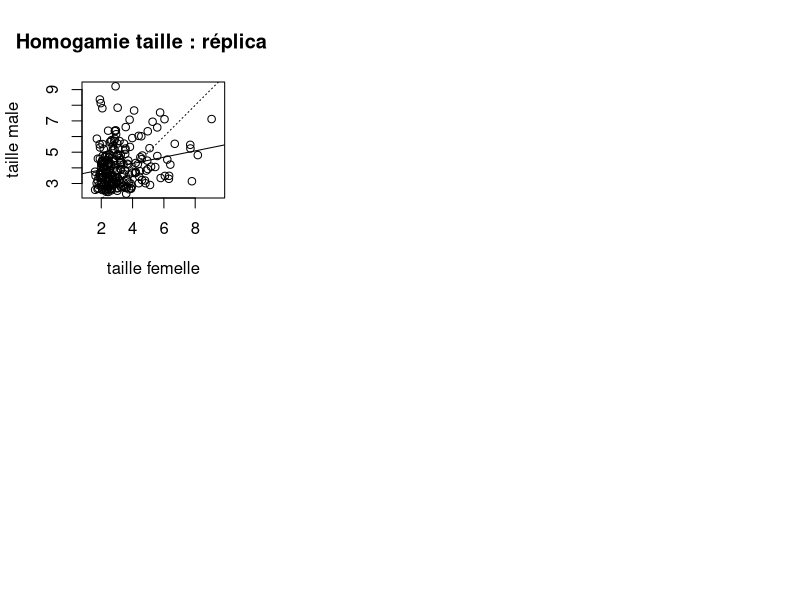

Write the R code that produced this figure. (Note: this script raises an error after producing the figure.)
rm(list=ls())

debut <- Sys.time()

tps_max <- 1200
repetition <- 1

nb_receptive_moy <- numeric(tps_max)
nb_fem_libre_moy <- numeric(tps_max)
nb_couples_moy <- numeric(tps_max)
nb_repro_moy <- numeric(tps_max)
coeff_pearson_moy <- numeric(tps_max)

for (iteration in 1:repetition){

	temps <- numeric(tps_max)
	nb_ind_en_mue <- numeric(tps_max)
	nb_fem_libre <- numeric(tps_max)
	nb_mal_dispo <- numeric(tps_max)
	nb_couples <- numeric(tps_max)
	nb_repro <- numeric(tps_max)
	nb_fem_receptive <- numeric(tps_max)
	coeff_pearson <- numeric(tps_max)
	nm <- 500
	nf <- 500
	taille_moy_fem <- numeric(nf)
taille_moy_mal <- numeric(nm)
	txmort_male <- 0.005
	txmort_femelle <- 0.005
	instant <- 1
	screeninstant <- 1

	split.screen(c(2,3))

	###################
	#TRAME DISTRIBUTION
	###################

	# Femelles :

	no <- c(1:nf)
	taille <- rnorm(nf,2,0.2)
	max_dist_mue <- ceiling((6.75+14.83*taille))
	dist_mue <- ceiling(runif(nf, min=0, max=max_dist_mue))
	no_male <- numeric(nf)
	date_receptivite <- floor(max_dist_mue/2)
	age <- 0
	nb_mue <- 0

	taille_male <- numeric(nf)
	dist_mue_male <- numeric(nf)
	femelle <- data.frame(no, taille, dist_mue, date_receptivite, age, nb_mue, no_male, taille_male, dist_mue_male)
	# windows()
	# hist(femelle$dist_mue[femelle$dist_mue <= femelle$date_receptivite])

	# Males :

	no <- c(1:nm)
	taille <- rnorm(nm,2.75,0.2)
	max_dist_mue <- (6.75+14.83*taille)  
	dist_mue <- ceiling(runif(nm, min=0, max=max_dist_mue))  
	age <- 0
	nb_mue <- 0
	no_femelle <- numeric(nm)
	taille_femelle <- numeric(nm)
	dist_mue_femelle <- numeric(nm)
	male <- data.frame(no, taille, dist_mue, age, nb_mue, no_femelle, taille_femelle, dist_mue_femelle)
	# windows()
	# hist(male$dist_mue - femelle$dist_mue)
	# x <- male$dist_mue - femelle$dist_mue
	# length(x[x >= 0])
	
	
	# no_male_selec <- sample(male$no,nf)
	# femelle$no_male <- no_male_selec
	# male$no_femelle[no_male_selec] <- femelle$no

	# femelle$taille_male <- male$taille[no_male_selec]
	# femelle$dist_mue_male <- male$dist_mue[no_male_selec]

	# male$taille_femelle[no_male_selec] <- femelle$taille
	# male$dist_mue_femelle[no_male_selec] <- femelle$dist_mue
	
	
	# windows()
	
	# hist(femelle$dist_mue)

	###########################
	# VIEILLISSEMENT POPULATION
	###########################

	for (tps in 1:tps_max) {

		######################
		# MORTALITE/NAISSANCES
		######################

		### Mortalité :
		
	  # combien de males et de femelles vont mourir aujourd'hui ?
		nb_male_mort <- floor(nm*txmort_male)
		nb_femelle_mort <- floor(nf*txmort_femelle)
		
	  # la mort s'abat aléatoirement sur les individus :
		no_male_mort <- sample(male$no, nb_male_mort)
		no_femelle_mort <- sample(femelle$no, nb_femelle_mort)
		
	  # les individus appariés aux morts se retrouvent seuls :
		veuf <- femelle$no_male[no_femelle_mort]
		veuve <- male$no_femelle[no_male_mort]
		male[veuf, 6:8] <- 0
		femelle[veuve, 7:9] <- 0
		
		taille_mort <- male$taille[no_male_mort]
		taille_morte <- femelle$taille[no_femelle_mort]
		dist_mue_mort <- male$dist_mue[no_male_mort]
		dist_mue_morte <- femelle$dist_mue[no_femelle_mort]
		
	  # suppression des individus malchanceux :
		male[no_male_mort, 2:8] <- 0 
		femelle[no_femelle_mort, 2:9] <- 0

		

	  ### Naissances :
	  # pour chaque mort, un individu nait :
  
		# femelle$taille[no_femelle_mort] <- taille_morte
		femelle$taille[no_femelle_mort] <- rnorm(no_femelle_mort,2,0.2)
		
		max_dist_mue <- ceiling(6.75 + 14.83 * femelle$taille[no_femelle_mort])
		femelle$dist_mue[no_femelle_mort] <- max_dist_mue
		# femelle$dist_mue[no_femelle_mort] <- ceiling(runif(no_femelle_mort, min=0, max=max_dist_mue))
		# femelle$dist_mue[no_femelle_mort] <- dist_mue_morte
		femelle$date_receptivite[no_femelle_mort] <- floor(femelle$dist_mue[no_femelle_mort]/2)
		
		# male$taille[no_male_mort] <- taille_mort
		male$taille[no_male_mort] <- rnorm(no_male_mort,2.75,0.2)
		max_dist_mue <- ceiling(6.75 + 14.83 * male$taille[no_male_mort])
		# male$dist_mue[no_male_mort] <- ceiling(runif(no_male_mort, min=0, max=max_dist_mue))
		male$dist_mue[no_male_mort] <- max_dist_mue
		# male$dist_mue[no_male_mort] <- dist_mue_mort

		# tous les individus vieillissent d'un jour :
		femelle$age <- femelle$age + 1
		male$age <- male$age + 1	
		femelle$dist_mue <- femelle$dist_mue -1
		femelle$dist_mue_male[femelle$dist_mue_male != 0] <- femelle$dist_mue_male[femelle$dist_mue_male != 0] -1
		male$dist_mue <- male$dist_mue -1
		male$dist_mue_femelle[male$dist_mue_femelle != 0] <- male$dist_mue_femelle[male$dist_mue_femelle != 0] -1
		
		# y en a-t-il qui mue aujourd'hui (femelle et male) ?
		nbmuetoday <- length(femelle$no[femelle$dist_mue == 0]) + length(male$no[male$dist_mue == 0])

	
		# si un des membres de la paire mue, le couple se sépare : 
		if (nbmuetoday > 0) {
			# quelles femelles muent aujourd'hui ?
			femelle_en_mue <- femelle$no[femelle$dist_mue == 0]
			# males appariés avec une femelle qui mue aujourd'hui :
			male_apparie <- femelle$no_male[femelle_en_mue]  
			
			# idem du point du vue du mâle :
			male_en_mue <- male$no[male$dist_mue == 0]
			femelle_apparie <- male$no_femelle[male_en_mue]
			
			# comptage du nombre de reproductions aujourd'hui :
			nbreprotoday <- length(male_apparie)
			
			# femelle devient libre :
			femelle$no_male[femelle_en_mue] <- 0
			femelle$taille_male[femelle_en_mue] <- 0
			femelle$dist_mue_male[femelle_en_mue] <- 0
			male$no_femelle[male_apparie] <- 0
			male$taille_femelle[male_apparie] <- 0
			male$dist_mue_femelle[male_apparie] <- 0
			
			# male devient libre :
			male$no_femelle[male_en_mue] <- 0
			male$taille_femelle[male_en_mue] <- 0
			male$dist_mue_femelle[male_en_mue] <- 0
			femelle$no_male[femelle_apparie] <- 0
			femelle$taille_male[femelle_apparie] <- 0
			femelle$dist_mue_male[femelle_apparie] <- 0
			
			# les individus grandissent après mue (+10%) :
			femelle$taille[femelle_en_mue] <- femelle$taille[femelle_en_mue]*1.10
			femelle$dist_mue[femelle_en_mue] <- ceiling(6.75+14.83*femelle$taille[femelle_en_mue])
			femelle$date_receptivite[femelle_en_mue] <- floor(femelle$dist_mue[femelle_en_mue]/2)
		  
			male$taille[male_en_mue] <- male$taille[male_en_mue]*1.10
			male$dist_mue[male_en_mue] <- ceiling(6.75+14.83*male$taille[male_en_mue])
			
			# on compte 1 mue de plus : 
			femelle$nb_mue[femelle_en_mue] <- femelle$nb_mue[femelle_en_mue] + 1 
			male$nb_mue[male_en_mue] <- male$nb_mue[male_en_mue] + 1
		}
	
		############
		#APPARIEMENT
		############
		

		# combien de femelles sont libres & receptives aujourd'hui ?
		
		nblibretoday <- length(femelle$no[femelle$no_male == 0 & femelle$dist_mue <= femelle$date_receptivite])
		# nblibretoday <- length(femelle$no[femelle$no_male == 0])
		
		nbreceptive <- length(femelle$no[femelle$dist_mue <= femelle$date_receptivite])
		
		# combien de males sont célibataires ?
		nbcelibataire <- length(male$no[male$no_femelle == 0])
		
		# s'il y a des individus libres, on lance l'appariement
		if (nblibretoday > 0 & nbcelibataire > 0){
		  # pour chaque femelle (ligne = compteur de ligne) :
		  
			# for (ligne in femelle$no[femelle$no_male == 0) {
			for (ligne in femelle$no[femelle$no_male == 0 & femelle$dist_mue <= femelle$date_receptivite]) {
		
				# quels mâles sont disponibles (i.e. célibataires et qui muent APRES la femelle) ?
	
				disponible <- male$no[male$no_femelle == 0 & (male$dist_mue > femelle$dist_mue[ligne])]
				# disponible <- male$no[male$no_femelle == 0]
				
				if (length(disponible) != 0){
					# /!\ pour eviter le "bug du sample" :
					if (length(disponible) == 1) {
						no_male_selec <- disponible
					} else if (length(disponible) > 1) {
					  # choix aléatoire du male :
						no_male_selec <- sample(disponible,1)
					}
					femelle$no_male[ligne] <- no_male_selec
					male$no_femelle[no_male_selec] <- femelle$no[ligne]
					femelle$taille_male[ligne] <- male$taille[no_male_selec]
					femelle$dist_mue_male[ligne] <- male$dist_mue[no_male_selec]
					male$taille_femelle[no_male_selec] <- femelle$taille[ligne]
					male$dist_mue_femelle[no_male_selec] <- femelle$dist_mue[ligne]
				}
			}
		}
		
		nbreceptive <- length(femelle$no[femelle$dist_mue <= femelle$date_receptivite])
		nblibretoday <- length(femelle$no[femelle$no_male == 0 & femelle$dist_mue <= femelle$date_receptivite])
		# nblibretoday <- length(femelle$no[femelle$no_male == 0])
		disponible <- male$no[male$no_femelle == 0 & (male$dist_mue > femelle$dist_mue[ligne])]
		# disponible <- male$no[male$no_femelle == 0]
		
		# table(femelle$no_male)
		# table(male$no_femelle)

		coeff <- cor.test(femelle$taille_male[femelle$no_male != 0], femelle$taille[femelle$no_male != 0], method = "pearson")$estimate
		nb_ind_en_mue[tps] <- nbmuetoday
		nb_fem_libre[tps] <- nblibretoday
		nb_fem_receptive[tps] <- nbreceptive
		nb_mal_dispo[tps] <- length(disponible)
		nb_couples[tps] <- length(femelle$no[femelle$no_male != 0])
		nb_repro[tps] <- nbreprotoday
		coeff_pearson[tps] <- coeff
		temps[tps] <- tps
		
		
	}
	femelle
	male
	nb_ind_en_mue
	nb_fem_libre
	nb_mal_dispo 
	nb_fem_receptive
	nb_couples
	nb_repro
	coeff_pearson
	temps
	
	if (iteration == instant) {
			screen(screeninstant)
			plot(femelle$taille_male[femelle$no_male != 0]~femelle$taille[femelle$no_male != 0], xlab="taille femelle", ylab="taille male", main = paste("Homogamie taille : réplicat", instant), asp=1)
			abline(0,1, lty=3)
			reg <- lm((femelle$taille_male[femelle$no_male != 0]~femelle$taille[femelle$no_male != 0]))
			abline(reg)
			instant <- instant + 1
			screeninstant <- screeninstant + 1
	}
	
	nb_receptive_moy <- nb_receptive_moy + nb_fem_receptive/repetition
	nb_fem_libre_moy <- nb_fem_libre_moy + nb_fem_libre/repetition
	nb_couples_moy <- nb_couples_moy + nb_couples/repetition
	nb_repro_moy <- nb_repro_moy + nb_repro/repetition
	coeff_pearson_moy <- coeff_pearson_moy + coeff_pearson/repetition 
	taille_moy_fem <- taille_moy_fem + femelle$taille/repetition
	taille_moy_mal <- taille_moy_mal + male$taille/repetition

}

nb_receptive_moy
nb_fem_libre_moy
nb_couples_moy
nb_repro_moy
coeff_pearson_moy
taille_moy_fem
taille_moy_mal

windows()
	split.screen(c(1,2))
	screen(1)
	hist(taille_moy_fem, xlab= 'Taille', main = 'Distribution taille femelles', breaks = 40)
	screen(2)
	hist(taille_moy_mal, xlab= 'Taille', main = 'Distribution taille males', breaks = 40)

	windows()
	plot(nb_couples_moy, type="l", ylim=c(-1,500), xlab='Jours', col="red", main='Suivi des femelles')
	points(nb_receptive_moy, type="l", col="pink")
	points(nb_fem_libre_moy, type="l", col="orange")
	
	windows()
	plot(nb_repro_moy, type='l', xlab='Jours', main='Nombre de reproductions par jour')
	
	windows()
	plot(coeff_pearson_moy, type="l", ylim=c(-0.2,1), xlab="jours", main="Coefficient de correlation de Pearson entre la taille des individus appariés")
	abline(h=0)
	

fin <- Sys.time()
warnings()
	fin - debut
